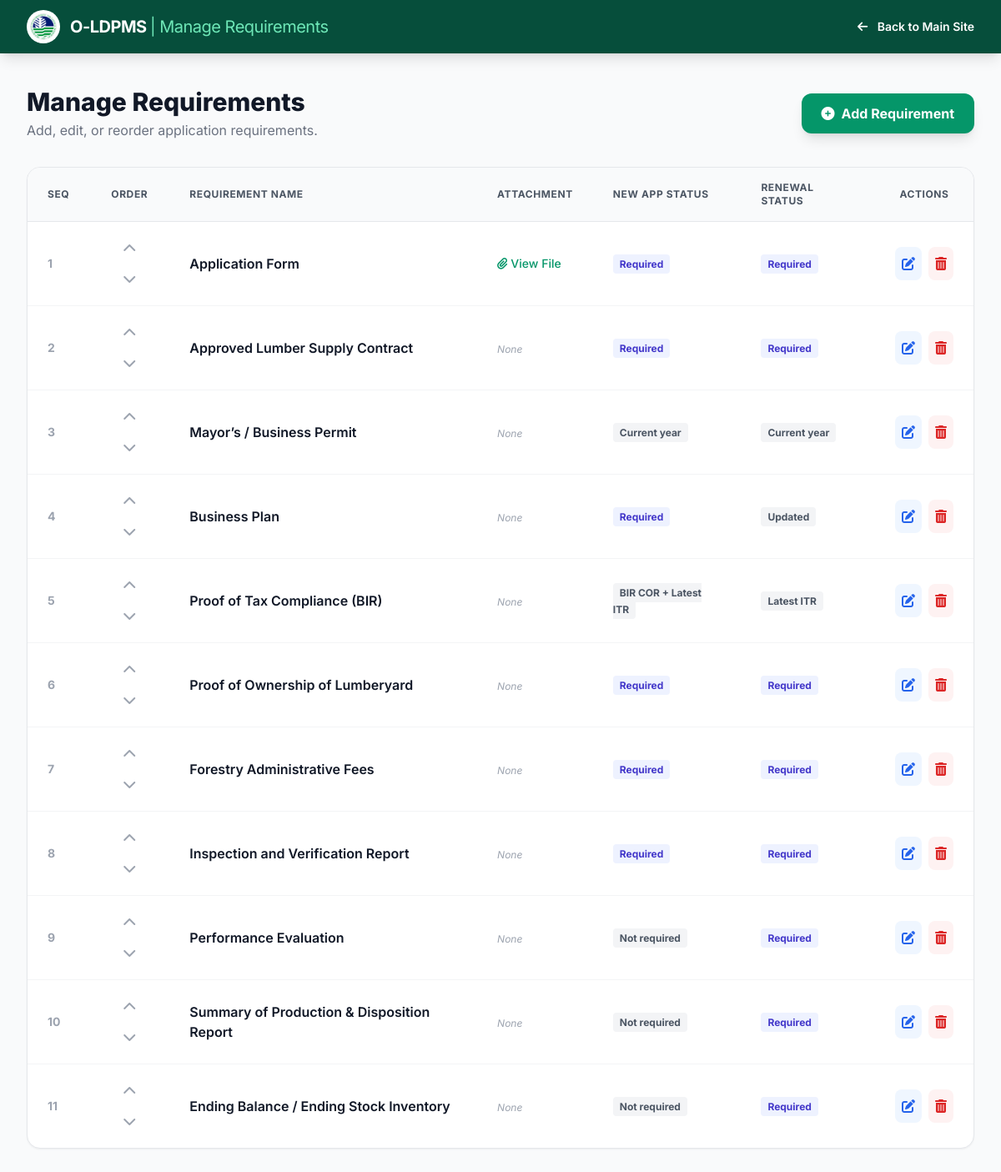
The page /uploads/1770793883_manage_requirements.php on the database its author committed.
### tables this page shows
CREATE TABLE `requirements` (
  `id` int(11) NOT NULL,
  `requirement_name` varchar(255) NOT NULL,
  `download_link` varchar(255) DEFAULT NULL,
  `new_app_status` varchar(100) NOT NULL,
  `renewal_app_status` varchar(100) NOT NULL,
  `sequence` int(11) DEFAULT 0
);

### uploads/1770793883_manage_requirements.php (the view, shortened to what this page needs)
<?php
require_once 'db.php';
$req_stmt = $pdo->query("SELECT * FROM requirements ORDER BY sequence ASC, id ASC");
$requirements = $req_stmt->fetchAll(PDO::FETCH_ASSOC);
?>
<!DOCTYPE html>
<html lang="en">
<head>
    <script src="https://cdn.tailwindcss.com"></script>
    <link href="https://cdnjs.cloudflare.com/ajax/libs/font-awesome/6.0.0/css/all.min.css" rel="stylesheet">
</head>
<body class="bg-gray-50 text-gray-800">
    <nav class="bg-emerald-900 text-white shadow-lg sticky top-0 z-50">
        <div class="max-w-7xl mx-auto px-4 sm:px-6 lg:px-8">
            <div class="flex justify-between h-16 items-center">
                <div class="flex items-center gap-3">
                    <img src="logo/denr_logo.png" alt="DENR Logo" class="h-10 w-10 bg-white rounded-full p-1">
                    <span class="text-xl font-bold tracking-tight">O-LDPMS <span class="text-emerald-300 font-normal">| Manage Requirements</span></span>
                </div>
                <a href="index.php" class="text-sm font-semibold hover:text-emerald-300 transition"><i class="fas fa-arrow-left mr-2"></i> Back to Main Site</a>
            </div>
        </div>
    </nav>
    <div class="max-w-7xl mx-auto px-4 sm:px-6 lg:px-8 py-10">
        <div class="flex flex-col md:flex-row justify-between items-center mb-8 gap-4">
            <div>
                <h1 class="text-3xl font-extrabold text-gray-900">Manage Requirements</h1>
                <p class="text-gray-500 mt-1">Add, edit, or reorder application requirements.</p>
            </div>
            <button onclick="openModal('addModal')" class="bg-emerald-600 hover:bg-emerald-700 text-white px-6 py-3 rounded-xl font-bold shadow-lg transition flex items-center gap-2 transform active:scale-95">
                <i class="fas fa-plus-circle"></i> Add Requirement
            </button>
        </div>
        <div class="bg-white rounded-2xl shadow-sm border border-gray-200 overflow-hidden">
            <div class="overflow-x-auto">
                <table class="w-full text-left border-collapse" id="requirementsTable">
                    <thead>
                        <tr class="bg-gray-50 text-gray-600 uppercase text-xs tracking-wider border-b border-gray-200">
                            <th class="px-6 py-4 font-bold w-16">Seq</th>
                            <th class="px-6 py-4 font-bold text-center w-24">Order</th>
                            <th class="px-6 py-4 font-bold">Requirement Name</th>
                            <th class="px-6 py-4 font-bold">Attachment</th>
                            <th class="px-6 py-4 font-bold">New App Status</th>
                            <th class="px-6 py-4 font-bold">Renewal Status</th>
                            <th class="px-6 py-4 font-bold text-center">Actions</th>
                        </tr>
                    </thead>
                    <tbody class="divide-y divide-gray-100">
                        <?php
                        $counter = 1;
                        foreach ($requirements as $req):
                        ?>
                        <tr class="hover:bg-gray-50 transition duration-150" data-id="<?= $req['id'] ?>">
                            <td class="px-6 py-4 font-bold text-gray-400 text-sm seq-num"><?= $counter++ ?></td>
                            <td class="px-6 py-4 text-center">
                                <div class="flex flex-col items-center justify-center space-y-1">
                                    <button onclick="moveRow(this, -1)" class="text-gray-400 hover:text-emerald-600 transition p-1" title="Move Up">
                                        <i class="fas fa-chevron-up"></i>
                                    </button>
                                    <button onclick="moveRow(this, 1)" class="text-gray-400 hover:text-emerald-600 transition p-1" title="Move Down">
                                        <i class="fas fa-chevron-down"></i>
                                    </button>
                                </div>
                            </td>
                            <td class="px-6 py-4 font-semibold text-gray-900"><?= htmlspecialchars($req['requirement_name']) ?></td>
                            <td class="px-6 py-4">
                                <?php if (!empty($req['download_link'])): ?>
                                    <a href="<?= htmlspecialchars($req['download_link']) ?>" target="_blank" class="text-emerald-600 hover:text-emerald-800 text-sm font-medium flex items-center gap-1">
                                        <i class="fas fa-paperclip"></i> View File
                                    </a>
                                <?php else: ?>
                                    <span class="text-gray-400 text-xs italic">None</span>
                                <?php endif; ?>
                            </td>
                            <td class="px-6 py-4 text-sm">
                                <span class="px-2 py-1 rounded text-xs font-bold <?= $req['new_app_status'] == 'Required' ? 'bg-indigo-50 text-indigo-700' : 'bg-gray-100 text-gray-600' ?>">
                                    <?= htmlspecialchars($req['new_app_status']) ?>
                                </span>
                            </td>
                            <td class="px-6 py-4 text-sm">
                                <span class="px-2 py-1 rounded text-xs font-bold <?= $req['renewal_app_status'] == 'Required' ? 'bg-indigo-50 text-indigo-700' : 'bg-gray-100 text-gray-600' ?>">
                                    <?= htmlspecialchars($req['renewal_app_status']) ?>
                                </span>
                            </td>
                            <td class="px-6 py-4 text-center">
                                <div class="flex items-center justify-center gap-2">
                                    <button onclick="openEditModal(<?= htmlspecialchars(json_encode($req)) ?>)" class="bg-blue-50 text-blue-600 hover:bg-blue-100 p-2 rounded-lg transition" title="Edit">
                                        <i class="fas fa-edit"></i>
                                    </button>
                                    <a href="?delete_id=<?= $req['id'] ?>" onclick="return confirm('Are you sure you want to delete this requirement?');" class="bg-red-50 text-red-600 hover:bg-red-100 p-2 rounded-lg transition" title="Delete">
                                        <i class="fas fa-trash-alt"></i>
                                    </a>
                                </div>
                            </td>
                        </tr>
                        <?php endforeach; ?>
                    </tbody>
                </table>
            </div>
        </div>
    </div>
</body>
</html>

### uploads/1770793883_manage_requirements.php (style rules this page uses)
body { font-family: 'Inter', sans-serif; }
tbody tr { transition: background-color 0.2s ease; }

### rows shown on the page
requirements: requirement_name "Application Form", new_app_status "Required", renewal_app_status "Required"
requirements: requirement_name "Approved Lumber Supply Contract", shows "None", new_app_status "Required", renewal_app_status "Required"
requirements: requirement_name "Mayor’s / Business Permit", shows "None", new_app_status "Current year", renewal_app_status "Current year"
requirements: requirement_name "Business Plan", shows "None", new_app_status "Required", renewal_app_status "Updated"
requirements: requirement_name "Proof of Tax Compliance (BIR)", shows "None", new_app_status "BIR COR + Latest ITR", renewal_app_status "Latest ITR"
requirements: requirement_name "Proof of Ownership of Lumberyard", shows "None", new_app_status "Required", renewal_app_status "Required"
requirements: requirement_name "Forestry Administrative Fees", shows "None", new_app_status "Required", renewal_app_status "Required"
requirements: requirement_name "Inspection and Verification Report", shows "None", new_app_status "Required", renewal_app_status "Required"
requirements: requirement_name "Performance Evaluation", shows "None", new_app_status "Not required", renewal_app_status "Required"
requirements: requirement_name "Summary of Production & Disposition Report", shows "None", new_app_status "Not required", renewal_app_status "Required"
requirements: requirement_name "Ending Balance / Ending Stock Inventory", shows "None", new_app_status "Not required", renewal_app_status "Required"
